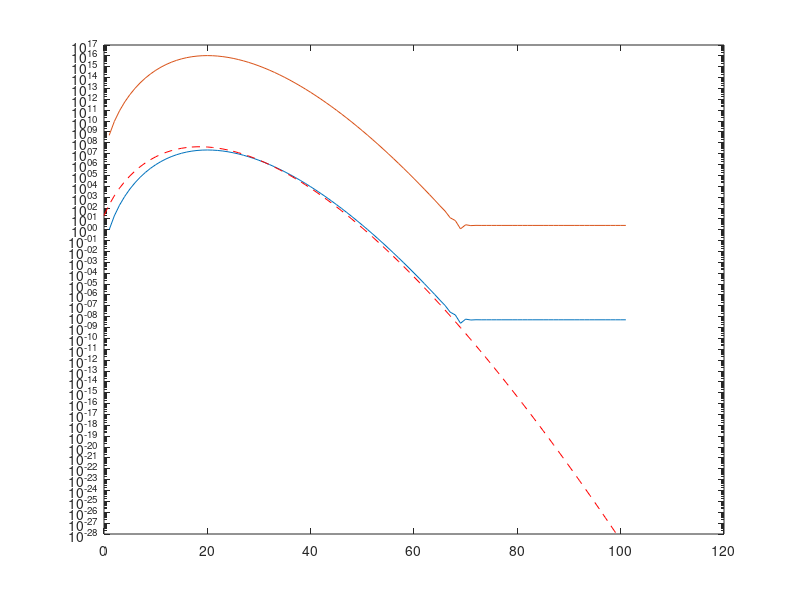

Recreate this plot in MATLAB.
%x = 0.1, n = 20;  %(1)
%x = 0.8, n = 20;  %(2)
%x = 20 , n = 100; %(3)
x = -20 , n = 100; %(4)

format long e

t = x .^ (0:n) ./ factorial(0:n);
t'
y = cumsum(t);
y'
correct = exp(x);

abs_err = abs(+y-correct)'
rel_err = abs((y-correct)/correct)'

semilogy(abs_err)
hold all
semilogy(rel_err)
hold all
semilogy(0:n-1,abs(t(2:n+1)),'r--')